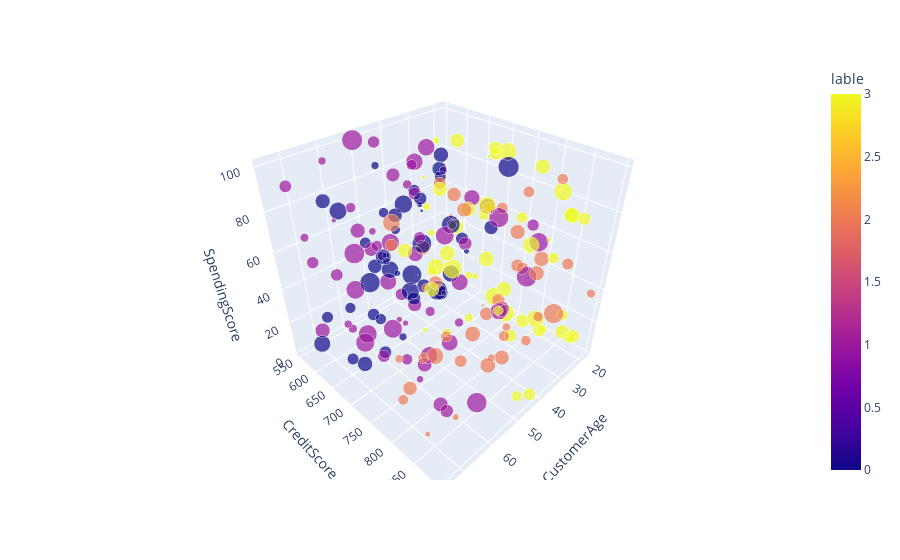

The cell this chart's notebook holds for it:
### Code cell
px.scatter_3d(GM_DF, 'CustomerAge', 'CreditScore', 'SpendingScore', color='lable', size='AnnualIncome')

### Figure 1 — Plotly figure (JSON) as saved in the notebook; plotly's stock layout.template omitted (floating-point values rounded to 4 significant figures; data arrays with more than 128 entries replaced by an {"elided": "..."} marker saying what was removed)
{"data": [{"hovertemplate": "CustomerAge=%{x}<br>CreditScore=%{y}<br>SpendingScore=%{z}<br>AnnualIncome=%{marker.size}<br>lable=%{marker.color}<extra></extra>", "legendgroup": "", "marker": {"color": {"elided": "200 int values"}, "coloraxis": "coloraxis", "size": {"elided": "200 float values"}, "sizemode": "area", "sizeref": 1739.0, "symbol": "circle"}, "mode": "markers", "name": "", "scene": "scene", "showlegend": false, "type": "scatter3d", "x": {"elided": "200 int values"}, "y": {"elided": "200 int values"}, "z": {"elided": "200 int values"}}], "layout": {"coloraxis": {"colorbar": {"title": {"text": "lable"}}, "colorscale": [[0, "#0d0887"], [0.1111, "#46039f"], [0.2222, "#7201a8"], [0.3333, "#9c179e"], [0.4444, "#bd3786"], [0.5556, "#d8576b"], [0.6667, "#ed7953"], [0.7778, "#fb9f3a"], [0.8889, "#fdca26"], [1, "#f0f921"]]}, "legend": {"itemsizing": "constant", "tracegroupgap": 0}, "margin": {"t": 60}, "scene": {"domain": {"x": [0, 1], "y": [0, 1]}, "xaxis": {"title": {"text": "CustomerAge"}}, "yaxis": {"title": {"text": "CreditScore"}}, "zaxis": {"title": {"text": "SpendingScore"}}}}}
